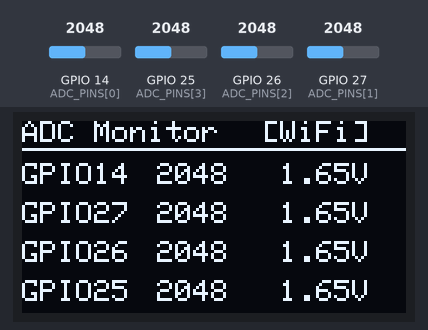
Recording of a sketch running on a simulated ESP32. On the bench: 128×64 one-colour display. Inputs (shaded band) come from the test bench; at power-on: GPIO 14 (ADC_PINS[0]) = 2048, GPIO 25 (ADC_PINS[3]) = 2048, GPIO 26 (ADC_PINS[2]) = 2048, GPIO 27 (ADC_PINS[1]) = 2048. WiFi joins after 1.5 s; servers stay silent unless stated; what the sketch prints to the serial monitor is not drawn.

Above: at 5.0 s.
5.1 s: GPIO 14 (ADC_PINS[0]) set to 160
At 6.3 s:
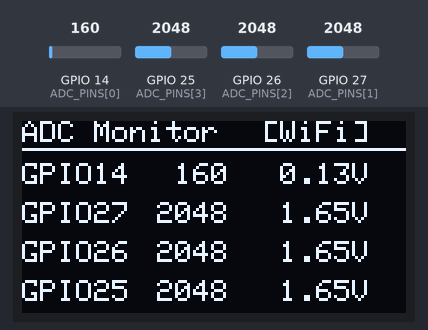
6.8 s: GPIO 25 (ADC_PINS[3]) set to 1064
At 7.4 s:
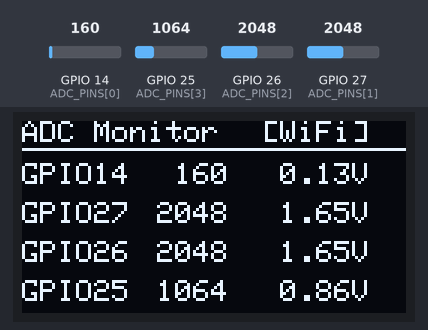
8.3 s: GPIO 25 (ADC_PINS[3]) set to 941
At 9.5 s:
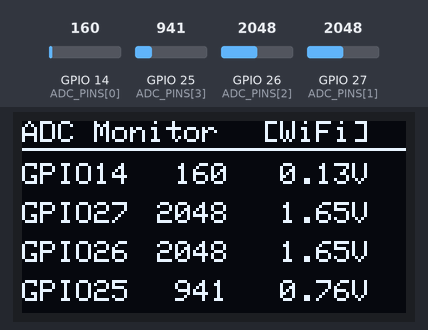
9.8 s: GPIO 26 (ADC_PINS[2]) set to 1053
At 10.9 s:
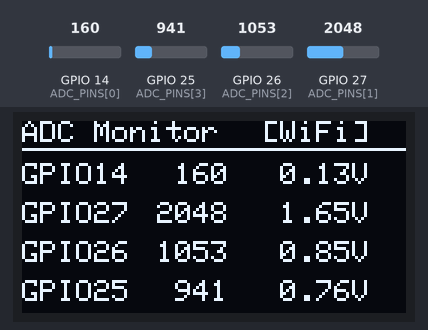
11.3 s: GPIO 26 (ADC_PINS[2]) set to 933
At 12.1 s:
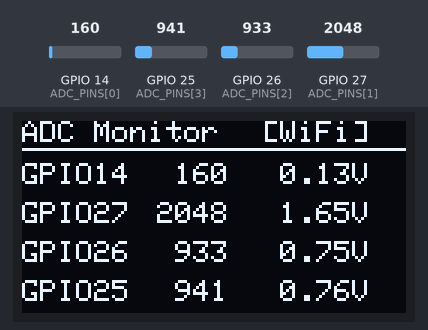
12.8 s: GPIO 27 (ADC_PINS[1]) set to 1063
At 13.3 s:
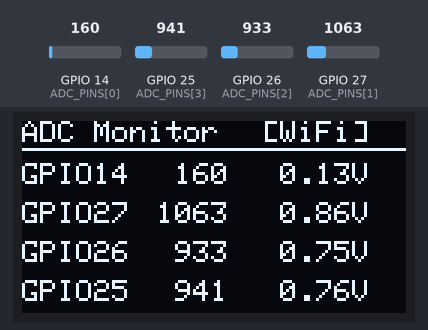
14.3 s: GPIO 27 (ADC_PINS[1]) set to 946
Timing chart, 0 to 16.8 s (numbered marks = the images above; inputs shaded):
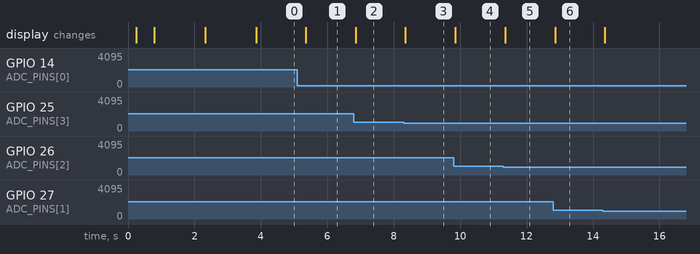

The sketch:

esp32_adc_oled_wifi.ino
```cpp
/*
 * ESP32-WROOM 四路 ADC 检测 + OLED 显示 + WiFi 网页监控
 *
 * 功能：
 *   1. 四路 ADC 检测（GPIO14, 27, 26, 25）
 *   2. OLED 本地显示
 *   3. WiFi 连接手机热点，通过浏览器查看实时数据
 *
 * 引脚配置：
 *   - ADC 检测：GPIO14, GPIO27, GPIO26, GPIO25（ADC2 通道）
 *     ⚠ 使用 adc2_get_raw() 代替 analogRead() 与 WiFi 共享 ADC2 硬件
 *   - OLED I2C：SDA = GPIO22，SCL = GPIO21
 *
 * 使用方法：
 *   1. 修改下方 WIFI_SSID 和 WIFI_PASS 为手机热点名称和密码
 *   2. 上传代码到 ESP32
 *   3. 打开串口监视器（115200），查看分配到的 IP 地址
 *   4. 手机浏览器访问该 IP 地址即可查看实时数据
 *
 * 依赖库（Arduino IDE 库管理器安装）：
 *   - Adafruit GFX Library
 *   - Adafruit SSD1306
 *
 * OLED 型号：SSD1306 0.96" 128x64 I2C（地址一般为 0x3C）
 */

#include <Wire.h>
#include <Adafruit_GFX.h>
#include <Adafruit_SSD1306.h>
#include <WiFi.h>
#include <WebServer.h>

// ADC2 底层操作需要直接包含 ESP-IDF 驱动头文件
#include "driver/adc.h"

// ==================== WiFi 配置 ====================
// 修改为你的手机热点名称和密码
static const char *WIFI_SSID     = "QH";
static const char *WIFI_PASS     = "123456789";

// WiFi 连接超时（毫秒）
static const uint32_t WIFI_TIMEOUT_MS = 15000;

// ==================== 引脚与参数定义 ====================

// ADC 检测引脚（均为 ADC2 通道，使用 adc2_get_raw() 绕开 WiFi 冲突）
static const uint8_t ADC_PINS[]  = {14, 27, 26, 25};
static const uint8_t ADC_COUNT   = sizeof(ADC_PINS) / sizeof(ADC_PINS[0]);

// OLED I2C 引脚
static const uint8_t OLED_SDA    = 22;
static const uint8_t OLED_SCL    = 21;

// OLED 显示参数
static const uint16_t SCREEN_W   = 128;
static const uint16_t SCREEN_H   = 64;
static const uint8_t  OLED_ADDR  = 0x3C;

// ESP32 ADC 默认 12 位（0-4095），参考电压约 3.3V
static const float    ADC_VREF   = 3.3f;
static const uint16_t ADC_MAX    = 4095;

// ==================== ADC2 通道映射（WiFi 下需用底层 API） ====================

// GPIO 编号 → ADC2 内部通道号（ESP32 硬件定义值）
//   GPIO14=6, GPIO27=7, GPIO26=9, GPIO25=8
static const uint8_t ADC2_CH_MAP[] = {6, 7, 9, 8};

// ADC2 是否已初始化成功
static bool g_adc2_ready = false;

/**
 * 配置 ADC2 通道衰减（11dB，可测 0~3.6V）
 * 必须在 WiFi 连接之前调用，否则 ADC2 可能被 WiFi 驱动锁定
 */
static void configADC2() {
    bool allOk = true;
    for (uint8_t i = 0; i < ADC_COUNT; i++) {
        esp_err_t err = adc2_config_channel_atten(
            (adc2_channel_t)ADC2_CH_MAP[i], ADC_ATTEN_DB_11
        );
        if (err != ESP_OK) {
            Serial.printf("[ADC2] ch%d 配置失败 err=%d\n", ADC2_CH_MAP[i], err);
            allOk = false;
        } else {
            Serial.printf("[ADC2] ch%d (GPIO%d) 配置成功\n", ADC2_CH_MAP[i], ADC_PINS[i]);
        }
    }
    g_adc2_ready = allOk;
    Serial.printf("[ADC2] 初始化状态: %s\n", g_adc2_ready ? "OK" : "部分失败");
}

/**
 * 读取 ADC2 引脚（替代 analogRead，兼容 WiFi 运行）
 *
 * 原理：ESP32 ADC2 与 WiFi 共享硬件 SAR ADC。WiFi 驱动在 TX/RX 期间
 * 持有 ADC2 锁，但帧间隙会释放。本函数通过大量重试等待 WiFi 释放锁。
 *
 * 策略：
 *   1. 尝试 adc2_get_raw()，快速重试 50 次（每次 1ms）
 *   2. 若仍超时，慢速重试 200 次（每次 5ms），等待 WiFi 帧间隙
 *   3. 回退到 analogRead()（某些内核版本可用）
 *   4. 仍失败则返回上次有效值
 */
static uint16_t readADC2(uint8_t idx) {
    static uint16_t lastVal[ADC_COUNT] = {0};
    int raw = 0;

    // 阶段一：快速重试 50 次（1ms 间隔，适合短时 WiFi 空闲）
    for (int retry = 0; retry < 50; retry++) {
        esp_err_t err = adc2_get_raw(
            (adc2_channel_t)ADC2_CH_MAP[idx],
            ADC_WIDTH_BIT_12,
            &raw
        );
        if (err == ESP_OK && raw >= 0) {
            lastVal[idx] = (uint16_t)raw;
            return lastVal[idx];
        }
        delay(1);
    }

    // 阶段二：慢速重试 200 次（5ms 间隔，等待 WiFi 帧间隙释放 ADC2）
    for (int retry = 0; retry < 200; retry++) {
        esp_err_t err = adc2_get_raw(
            (adc2_channel_t)ADC2_CH_MAP[idx],
            ADC_WIDTH_BIT_12,
            &raw
        );
        if (err == ESP_OK && raw >= 0) {
            lastVal[idx] = (uint16_t)raw;
            return lastVal[idx];
        }
        delay(5);
    }

    // 阶段三：adc2_get_raw 始终超时，尝试 analogRead 回退
    int val = analogRead(ADC_PINS[idx]);
    if (val > 0) {
        lastVal[idx] = (uint16_t)val;
        return lastVal[idx];
    }

    // 全部失败，返回上次有效值
    return lastVal[idx];
}

// 采样与网页刷新间隔（毫秒）
static const uint32_t SAMPLE_INTERVAL_MS = 300;
static const uint32_t WEB_REFRESH_MS     = 300;

// ==================== 全局对象 ====================

Adafruit_SSD1306 display(SCREEN_W, SCREEN_H, &Wire, -1);
WebServer server(80);

// 全局数据缓存，供 Web 页面和 OLED 共用
static uint16_t g_values[ADC_COUNT] = {0};
static float    g_volts[ADC_COUNT]  = {0.0f};
static bool     g_wifi_connected    = false;
static char     g_ip_str[16]        = "0.0.0.0";

// ==================== HTML 页面（嵌入到程序闪存） ====================

static const char PAGE_HTML[] PROGMEM = R"rawliteral(
<!DOCTYPE html>
<html lang="zh-CN">
<head>
<meta charset="UTF-8">
<meta name="viewport" content="width=device-width,initial-scale=1.0,maximum-scale=1.0,user-scalable=no">
<title>ESP32 ADC 监控</title>
<style>
  *{margin:0;padding:0;box-sizing:border-box}
  body{
    font-family:-apple-system,BlinkMacSystemFont,"Segoe UI",Roboto,Helvetica,Arial,sans-serif;
    background:#0f1923;color:#e0e0e0;min-height:100vh;padding:16px
  }
  .header{
    text-align:center;padding:16px 0 20px;
    border-bottom:1px solid #1e2d3d;margin-bottom:20px
  }
  .header h1{font-size:22px;font-weight:600;color:#00d4ff;letter-spacing:1px}
  .header .sub{font-size:13px;color:#8899aa;margin-top:6px}
  .header .sub .status-dot{
    display:inline-block;width:8px;height:8px;border-radius:50%;
    background:#00e676;margin-right:6px;vertical-align:middle
  }
  .status-bar{
    display:flex;justify-content:space-between;align-items:center;
    background:#1a2a3a;border-radius:10px;padding:10px 14px;margin-bottom:18px;
    font-size:13px;color:#aabbcc
  }
  .status-bar .ip{color:#00d4ff;font-weight:600}
  .status-bar .time{color:#8899aa}
  .grid{display:grid;grid-template-columns:1fr 1fr;gap:12px}
  .card{
    background:#1a2a3a;border-radius:12px;padding:16px;
    border:1px solid #253545;transition:border-color .3s
  }
  .card .pin-label{font-size:12px;color:#8899aa;margin-bottom:4px}
  .card .value-row{display:flex;justify-content:space-between;align-items:baseline;margin-bottom:6px}
  .card .raw-value{font-size:28px;font-weight:700;font-variant-numeric:tabular-nums}
  .card .volt-value{font-size:16px;color:#00d4ff;font-weight:600}
  .card .bar-wrap{
    height:6px;background:#0d1a26;border-radius:3px;overflow:hidden;margin-top:8px
  }
  .card .bar-fill{
    height:100%;border-radius:3px;transition:width .3s ease,background .3s ease
  }
  .card.ch0 .raw-value{color:#ff5252}
  .card.ch0 .bar-fill{background:#ff5252}
  .card.ch1 .raw-value{color:#ffd740}
  .card.ch1 .bar-fill{background:#ffd740}
  .card.ch2 .raw-value{color:#69f0ae}
  .card.ch2 .bar-fill{background:#69f0ae}
  .card.ch3 .raw-value{color:#448aff}
  .card.ch3 .bar-fill{background:#448aff}
  .footer{text-align:center;font-size:11px;color:#556677;margin-top:20px;padding-top:16px;border-top:1px solid #1e2d3d}
  @media(max-width:400px){.grid{grid-template-columns:1fr}.header h1{font-size:19px}}
  .refresh-indicator{display:inline-block;width:12px;height:12px;border:2px solid #00d4ff;border-top-color:transparent;border-radius:50%;animation:spin .8s linear infinite;vertical-align:middle;margin-right:6px}
  @keyframes spin{to{transform:rotate(360deg)}}
</style>
</head>
<body>
<div class="header">
  <h1>⚡ ADC 实时监控</h1>
  <div class="sub"><span class="status-dot"></span>ESP32 四通道数据采集</div>
</div>

<div class="status-bar">
  <span><span class="refresh-indicator" id="refreshIcon"></span>实时更新中</span>
  <span class="ip" id="ipDisplay">--</span>
  <span class="time" id="timeDisplay">--:--:--</span>
</div>

<div class="grid" id="cardGrid">
  <div class="card ch0"><div class="pin-label">GPIO14</div><div class="value-row"><span class="raw-value" id="val0">--</span><span class="volt-value" id="volt0">-- V</span></div><div class="bar-wrap"><div class="bar-fill" id="bar0" style="width:0%"></div></div></div>
  <div class="card ch1"><div class="pin-label">GPIO27</div><div class="value-row"><span class="raw-value" id="val1">--</span><span class="volt-value" id="volt1">-- V</span></div><div class="bar-wrap"><div class="bar-fill" id="bar1" style="width:0%"></div></div></div>
  <div class="card ch2"><div class="pin-label">GPIO26</div><div class="value-row"><span class="raw-value" id="val2">--</span><span class="volt-value" id="volt2">-- V</span></div><div class="bar-wrap"><div class="bar-fill" id="bar2" style="width:0%"></div></div></div>
  <div class="card ch3"><div class="pin-label">GPIO25</div><div class="value-row"><span class="raw-value" id="val3">--</span><span class="volt-value" id="volt3">-- V</span></div><div class="bar-wrap"><div class="bar-fill" id="bar3" style="width:0%"></div></div></div>
</div>

<div class="footer">ESP32 ADC Monitor &middot; 数据每 300ms 刷新</div>

<script>
const CH_NAMES = ["GPIO14","GPIO27","GPIO26","GPIO25"];
function fmtTime(){
  const d=new Date();
  return d.getHours().toString().padStart(2,'0')+":"+
         d.getMinutes().toString().padStart(2,'0')+":"+
         d.getSeconds().toString().padStart(2,'0');
}
function updateDisplay(){
  fetch("/api/data").then(r=>r.json()).then(d=>{
    if(d.ip){document.getElementById("ipDisplay").textContent=d.ip}
    document.getElementById("timeDisplay").textContent=fmtTime();
    for(let i=0;i<4;i++){
      const v=d.values[i],vo=d.volts[i];
      const pct=(v/4095*100).toFixed(1);
      document.getElementById("val"+i).textContent=v;
      document.getElementById("volt"+i).textContent=vo.toFixed(3)+" V";
      document.getElementById("bar"+i).style.width=pct+"%";
    }
    document.getElementById("refreshIcon").style.borderTopColor="transparent";
  }).catch(()=>{
    document.getElementById("refreshIcon").style.borderTopColor="#ff5252";
  });
}
updateDisplay();
setInterval(updateDisplay,300);
</script>
</body>
</html>
)rawliteral";

// ==================== Web 路由处理 ====================

/** 根路径：返回 HTML 页面 */
static void handleRoot() {
  server.send_P(200, "text/html; charset=utf-8", PAGE_HTML);
}

/** /api/data：返回 JSON 格式的 ADC 数据 */
static void handleApiData() {
  String json = "{";
  json += "\"ip\":\"" + String(g_ip_str) + "\",";
  json += "\"values\":[";
  for (uint8_t i = 0; i < ADC_COUNT; i++) {
    if (i > 0) json += ",";
    json += String(g_values[i]);
  }
  json += "],\"volts\":[";
  for (uint8_t i = 0; i < ADC_COUNT; i++) {
    if (i > 0) json += ",";
    json += String(g_volts[i], 3);
  }
  json += "]}";
  server.send(200, "application/json; charset=utf-8", json);
}

/** 404 处理 */
static void handleNotFound() {
  server.send(404, "text/plain; charset=utf-8", "404 - 未找到");
}

// ==================== WiFi 连接 ====================

static void connectWiFi() {
  Serial.print(F("\n[WiFi] 正在连接热点: "));
  Serial.println(WIFI_SSID);

  display.clearDisplay();
  display.setCursor(0, 0);
  display.setTextSize(1);
  display.setTextColor(SSD1306_WHITE);
  display.println(F("WiFi Connecting..."));
  display.setCursor(0, 16);
  display.println(WIFI_SSID);
  display.display();

  WiFi.mode(WIFI_STA);
  WiFi.begin(WIFI_SSID, WIFI_PASS);

  uint32_t start = millis();
  while (WiFi.status() != WL_CONNECTED) {
    delay(500);
    Serial.print(".");
    // 超时处理
    if (millis() - start > WIFI_TIMEOUT_MS) {
      Serial.println(F("\n[WiFi] 连接超时！请检查 SSID 和密码"));
      g_wifi_connected = false;
      return;
    }
  }

  g_wifi_connected = true;
  WiFi.setAutoReconnect(true);
  WiFi.persistent(true);

  IPAddress ip = WiFi.localIP();
  sprintf(g_ip_str, "%d.%d.%d.%d", ip[0], ip[1], ip[2], ip[3]);

  Serial.println(F("\n[WiFi] 连接成功！"));
  Serial.print(F("[WiFi] IP 地址: "));
  Serial.println(g_ip_str);
  Serial.println(F("[WiFi] 手机浏览器打开上述 IP 即可查看数据"));
}

// ==================== 初始化 ====================

void setup() {
  Serial.begin(115200);
  delay(200);

  // 初始化 I2C
  Wire.begin(OLED_SDA, OLED_SCL);

  // 初始化 OLED
  if (!display.begin(SSD1306_SWITCHCAPVCC, OLED_ADDR)) {
    Serial.println(F("[OLED] 未找到 SSD1306 屏，请检查接线与地址"));
    while (true) delay(1000);
  }

  // 启动画面
  display.clearDisplay();
  display.setTextColor(SSD1306_WHITE);
  display.setTextSize(1);
  display.setCursor(20, 0);
  display.println(F("ESP32 ADC OLED"));
  display.setCursor(10, 16);
  display.println(F("+WiFi Web Monitor"));
  display.setCursor(10, 40);
  display.println(F("Connecting WiFi..."));
  display.display();
  delay(500);

  // 先配置 ADC2，再连 WiFi（避免 WiFi 驱动锁定 ADC2 后配置失败）
  configADC2();

  // 连接 WiFi
  connectWiFi();

  // 配置 Web 路由
  server.on("/", handleRoot);
  server.on("/api/data", handleApiData);
  server.onNotFound(handleNotFound);
  server.begin();
  Serial.println(F("[Web] HTTP 服务器已启动"));

  // 显示启动完成
  display.clearDisplay();
  display.setCursor(0, 0);
  display.setTextSize(1);
  display.setTextColor(SSD1306_WHITE);
  display.println(F("ADC Monitor Ready"));
  display.drawLine(0, 9, SCREEN_W, 9, SSD1306_WHITE);
  display.setCursor(0, 14);
  display.printf("IP: %s", g_ip_str);
  display.display();
  delay(1500);
}

// ==================== 主循环 ====================

void loop() {
  static uint32_t lastTick = 0;
  uint32_t now = millis();

  // 处理 Web 请求（非阻塞）
  server.handleClient();

  // 定时采样
  if (now - lastTick < SAMPLE_INTERVAL_MS) {
    return;
  }
  lastTick = now;

  // 逐路读取 ADC 并换算电压
  for (uint8_t i = 0; i < ADC_COUNT; i++) {
    g_values[i] = readADC2(i);
    g_volts[i]  = (float)g_values[i] / ADC_MAX * ADC_VREF;
  }

  // ---- 刷新 OLED ----
  display.clearDisplay();

  // 标题栏 + WiFi 状态
  display.setTextSize(1);
  display.setTextColor(SSD1306_WHITE);
  display.setCursor(0, 0);
  display.print(F("ADC Monitor"));
  if (g_wifi_connected) {
    display.setCursor(80, 0);
    display.print(F("[WiFi]"));
  } else {
    display.setCursor(80, 0);
    display.print(F("[NoWiFi]"));
  }
  display.drawLine(0, 9, SCREEN_W, 9, SSD1306_WHITE);

  // 四路数据
  for (uint8_t i = 0; i < ADC_COUNT; i++) {
    int y = 14 + i * 13;
    display.setCursor(0, y);
    display.printf("GPIO%2d", ADC_PINS[i]);
    display.setCursor(45, y);
    display.printf("%4u", g_values[i]);
    display.setCursor(80, y);
    display.printf("%5.2fV", g_volts[i]);
  }

  display.display();

  // 串口输出（调试用）
  for (uint8_t i = 0; i < ADC_COUNT; i++) {
    Serial.printf("GPIO%2u=%4u (%.2fV)  ", ADC_PINS[i], g_values[i], g_volts[i]);
  }
  Serial.printf(" | adc2_ready=%d (配置 %s)\n", g_adc2_ready, g_adc2_ready ? "成功" : "失败");
}
```

Measured:
- after the input at 5.1 s, the display: changes after 0.25 s (image 1)
- after the input at 6.8 s, the display: changes after 0.05 s (image 2)
- after the input at 8.3 s, the display: changes after 0.05 s (image 3)
- after the input at 9.8 s, the display: changes after 0.05 s (image 4)
- after the input at 11.3 s, the display: changes after 0.06 s (image 5)
- after the input at 12.8 s, the display: changes after 0.06 s (image 6)
